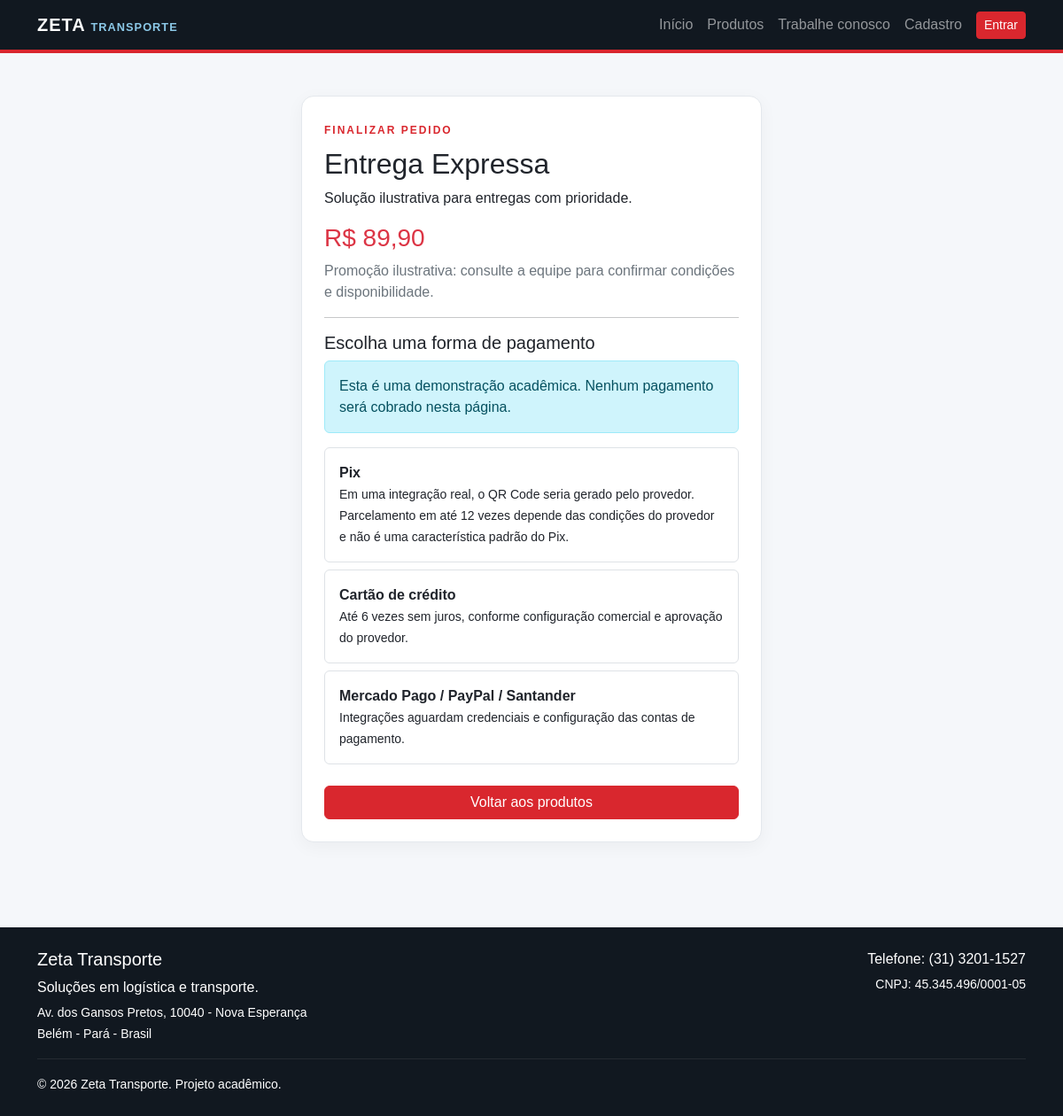
Screenshot of /compra.php?id=1 with the database file from the repository.
### tables this page shows
CREATE TABLE IF NOT EXISTS produtos (
    id INT AUTO_INCREMENT PRIMARY KEY,
    nome VARCHAR(120) NOT NULL,
    linha VARCHAR(60) NOT NULL,
    descricao TEXT,
    preco DECIMAL(10,2) NOT NULL,
    icone VARCHAR(10) DEFAULT '📦'
);

### includes/funcoes.php (called while the page is built, shortened)
<?php
function limpar($texto) {
    return htmlspecialchars($texto ?? "", ENT_QUOTES, "UTF-8");
}
?>

### compra.php (the view, shortened to what this page needs)
<?php
require_once "config/conexao.php";
require_once "includes/funcoes.php";
$id = filter_input(INPUT_GET, "id", FILTER_VALIDATE_INT);
$consulta = $pdo->prepare("SELECT * FROM produtos WHERE id = ?");
$consulta->execute([$id]);
$produto = $consulta->fetch(PDO::FETCH_ASSOC);
require_once "includes/cabecalho.php";
?>
<section class="container py-5">
<?php if (!$produto): ?>
    <div class="alert alert-warning">Produto não encontrado. <a href="produtos.php">Voltar ao catálogo</a>.</div>
<?php else: ?>
    <div class="formulario mx-auto">
        <span class="etiqueta escura">FINALIZAR PEDIDO</span>
        <h2 class="mt-2"><?= limpar($produto["nome"]) ?></h2>
        <p><?= limpar($produto["descricao"]) ?></p>
        <h3 class="text-danger">R$ <?= number_format($produto["preco"], 2, ",", ".") ?></h3>
        <p class="text-secondary">Promoção ilustrativa: consulte a equipe para confirmar condições e disponibilidade.</p>
        <hr>
        <h5>Escolha uma forma de pagamento</h5>
        <div class="alert alert-info">Esta é uma demonstração acadêmica. Nenhum pagamento será cobrado nesta página.</div>
        <div class="border rounded p-3 mb-2"><strong>Pix</strong><br><small>Em uma integração real, o QR Code seria gerado pelo provedor. Parcelamento em até 12 vezes depende das condições do provedor e não é uma característica padrão do Pix.</small></div>
        <div class="border rounded p-3 mb-2"><strong>Cartão de crédito</strong><br><small>Até 6 vezes sem juros, conforme configuração comercial e aprovação do provedor.</small></div>
        <div class="border rounded p-3 mb-2"><strong>Mercado Pago / PayPal / Santander</strong><br><small>Integrações aguardam credenciais e configuração das contas de pagamento.</small></div>
        <a href="produtos.php" class="btn btn-danger w-100 mt-3">Voltar aos produtos</a>
    </div>
<?php endif; ?>
</section>
<?php require_once "includes/rodape.php"; ?>

### assets/css/estilo.css (style rules this page uses)
* { box-sizing: border-box; }
body { background: #f5f7fa; color: #20242b; font-family: Arial, Helvetica, sans-serif; }
.etiqueta { color: #8cc9e8; font-size: .75rem; font-weight: bold; letter-spacing: 2px; }
.etiqueta.escura { color: #d9272e; }
.info-card, .painel, .formulario { background: white; border: 1px solid #e4e8ed; border-radius: 14px; padding: 25px; box-shadow: 0 5px 20px #1018200b; }
.formulario { max-width: 520px; }
.btn-danger { background: #d9272e; border-color: #d9272e; }

### rows the page displays
produtos: nome "Entrega Expressa", descricao "Solução ilustrativa para entregas com prioridade.", preco "89,90"
